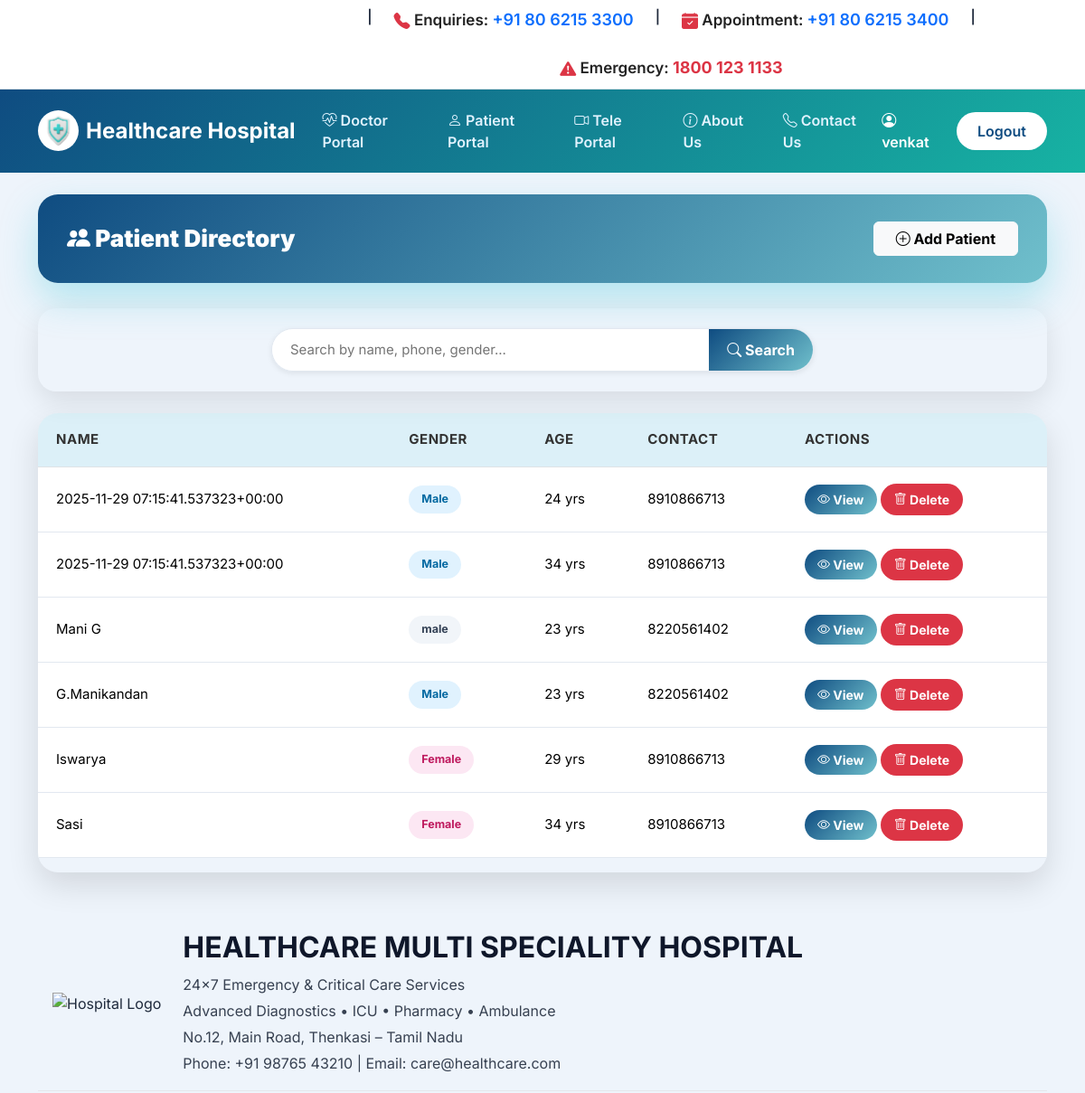
The app's page /patients/ (signed in, upper part), older data.
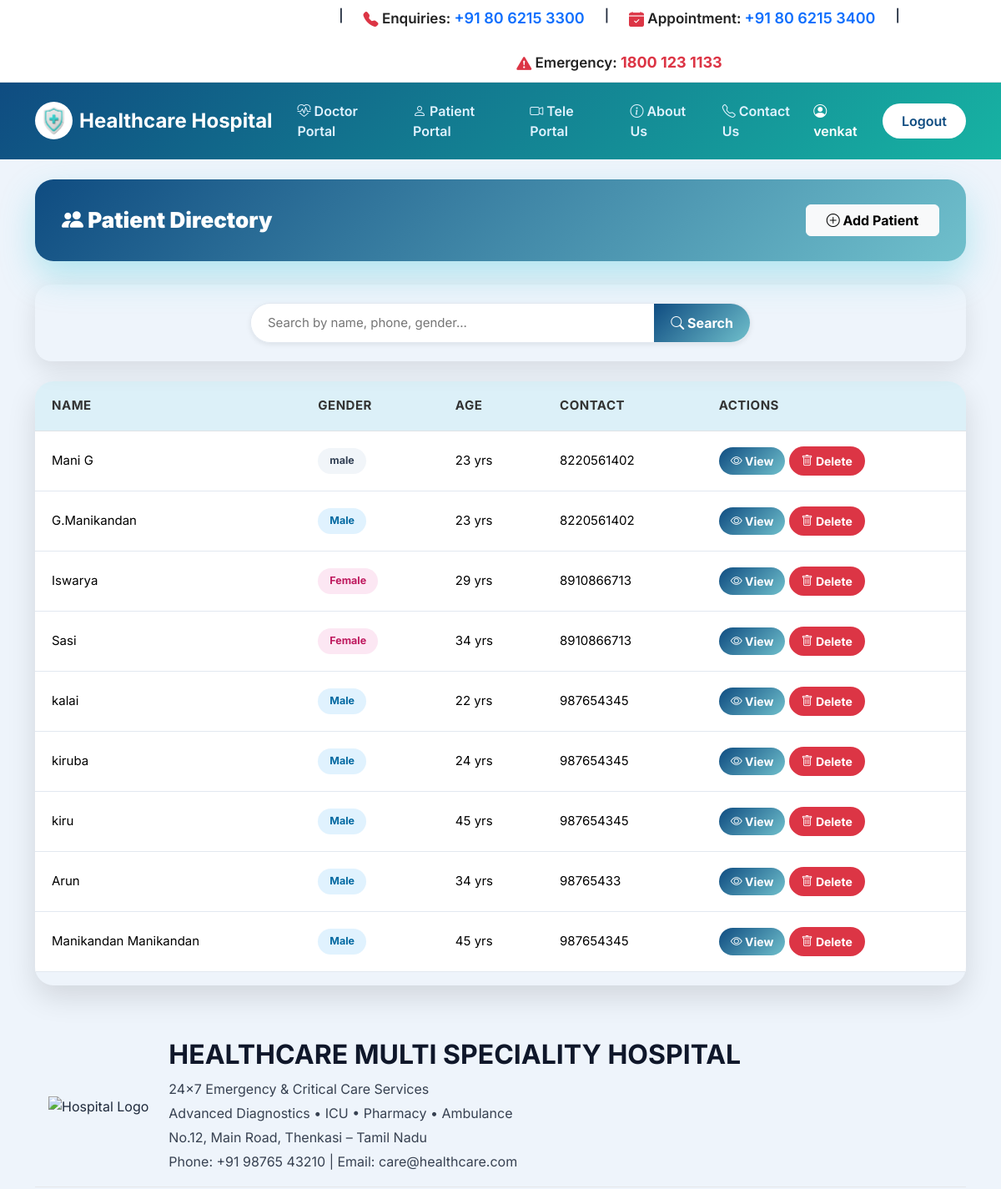
The same page, newer data.
### patients/models.py (models this page shows, shortened)
class Patient(models.Model):
    GENDER_CHOICES = [
        ('Male', 'Male'),
        ('Female', 'Female'),
        ('Other', 'Other')
    ]
    name = models.CharField(max_length=200)
    age = models.PositiveIntegerField()
    gender = models.CharField(max_length=10, choices=GENDER_CHOICES)
    contact = models.CharField(max_length=20)
    address = models.TextField()
    created_at = models.DateTimeField(default=timezone.now)

### patients/views.py (the view)
# urls.py: path('patients/', views.patient_list, name='patient_list'),
def patient_list(request):
    if not request.session.get("logged_in"):
        return redirect("login")
    search = request.GET.get("search", "")
    if search:
        patients = Patient.objects.filter(name__icontains=search) | \
                   Patient.objects.filter(contact__icontains=search) | \
                   Patient.objects.filter(gender__icontains=search)
    else:
        patients = Patient.objects.all()
    return render(request, "patient_list.html", {"patients": patients})

### patients/templates/patient_list.html (shortened to what this page needs)
{% extends "base.html" %}
{% load static %}
{% block content %}
<div class="page-header">
  <h2>
    <i class="bi bi-people-fill"></i> Patient Directory
  </h2>
  <a href="{% url 'patient_add' %}" class="btn btn-light fw-bold px-4">
    <i class="bi bi-plus-circle"></i> Add Patient
  </a>
</div>
<div class="action-bar">
  <form method="GET" class="search-wrapper">
    <input type="text"
           name="search"
           value="{{ request.GET.search }}"
           placeholder="Search by name, phone, gender...">
    <button type="submit"><i class="bi bi-search"></i> Search</button>
  </form>
</div>
<div class="table-container mt-4">
  <table class="table">
    <thead>
      <tr>
        <th>Name</th>
        <th>Gender</th>
        <th>Age</th>
        <th>Contact</th>
        <th>Actions</th>
      </tr>
    </thead>
    <tbody>
      {% for p in patients %}
      <tr>
        <td>{{ p.name }}</td>
        <td>
          {% if p.gender == 'Male' %}
            <span class="tag tag-male">Male</span>
          {% elif p.gender == 'Female' %}
            <span class="tag tag-female">Female</span>
          {% else %}
            <span class="tag tag-other">{{ p.gender }}</span>
          {% endif %}
        </td>
        <td>{{ p.age }} yrs</td>
        <td>{{ p.contact }}</td>
        <td>
          <a href="{% url 'patient_detail' p.id %}" class="btn btn-view">
            <i class="bi bi-eye"></i> View
          </a>
          <a href="{% url 'patient_delete' p.id %}"
             onclick="return confirm('Delete this patient permanently?');"
             class="btn btn-delete">
            <i class="bi bi-trash"></i> Delete
          </a>
        </td>
      </tr>
      {% empty %}
      <tr>
        <td colspan="5" class="text-center text-danger py-5">
          <i class="bi bi-exclamation-circle"></i> No Patients Found. Try adjusting your search or add a new patient.
        </td>
      </tr>
      {% endfor %}
    </tbody>
  </table>
</div>
<div class="d-flex align-items-center mb-5 mt-5 p-3"
     style="border-bottom:1px solid #e5e7eb;">
    <div class="me-4 flex-shrink-0">
        <img src="{% static 'images/pic15.jpg' %}"
             alt="Hospital Logo"
             style="
                width:480px;
                max-width:100%;
                height:auto;
             ">
    </div>
    <div>
        <h2 class="fw-bold mb-2" style="color:#0f172a;">
            HEALTHCARE MULTI SPECIALITY HOSPITAL
        </h2>
        <div style="font-size:16px; line-height:1.8; color:#374151;">
            24x7 Emergency & Critical Care Services<br>
            Advanced Diagnostics • ICU • Pharmacy • Ambulance<br>
            No.12, Main Road, Thenkasi – Tamil Nadu<br>
            Phone: +91 98765 43210 | Email: care@healthcare.com
        </div>
    </div>
</div>
{% endblock %}

Row changes from the older to the newer data that the page shows:
removed Patient: name "2025-11-29 07:15:41.537323+00:00", gender "Male", age "24", contact "8910866713"
removed Patient: name "2025-11-29 07:15:41.537323+00:00", gender "Male", age "34", contact "8910866713"
added Patient: name "kalai", gender "Male", age "22", contact "987654345"
added Patient: name "kiruba", gender "Male", age "24", contact "987654345"
added Patient: name "kiru", gender "Male", age "45", contact "987654345"
added Patient: name "Arun", gender "Male", age "34", contact "98765433"
added Patient: name "Manikandan Manikandan", gender "Male", age "45", contact "987654345"
